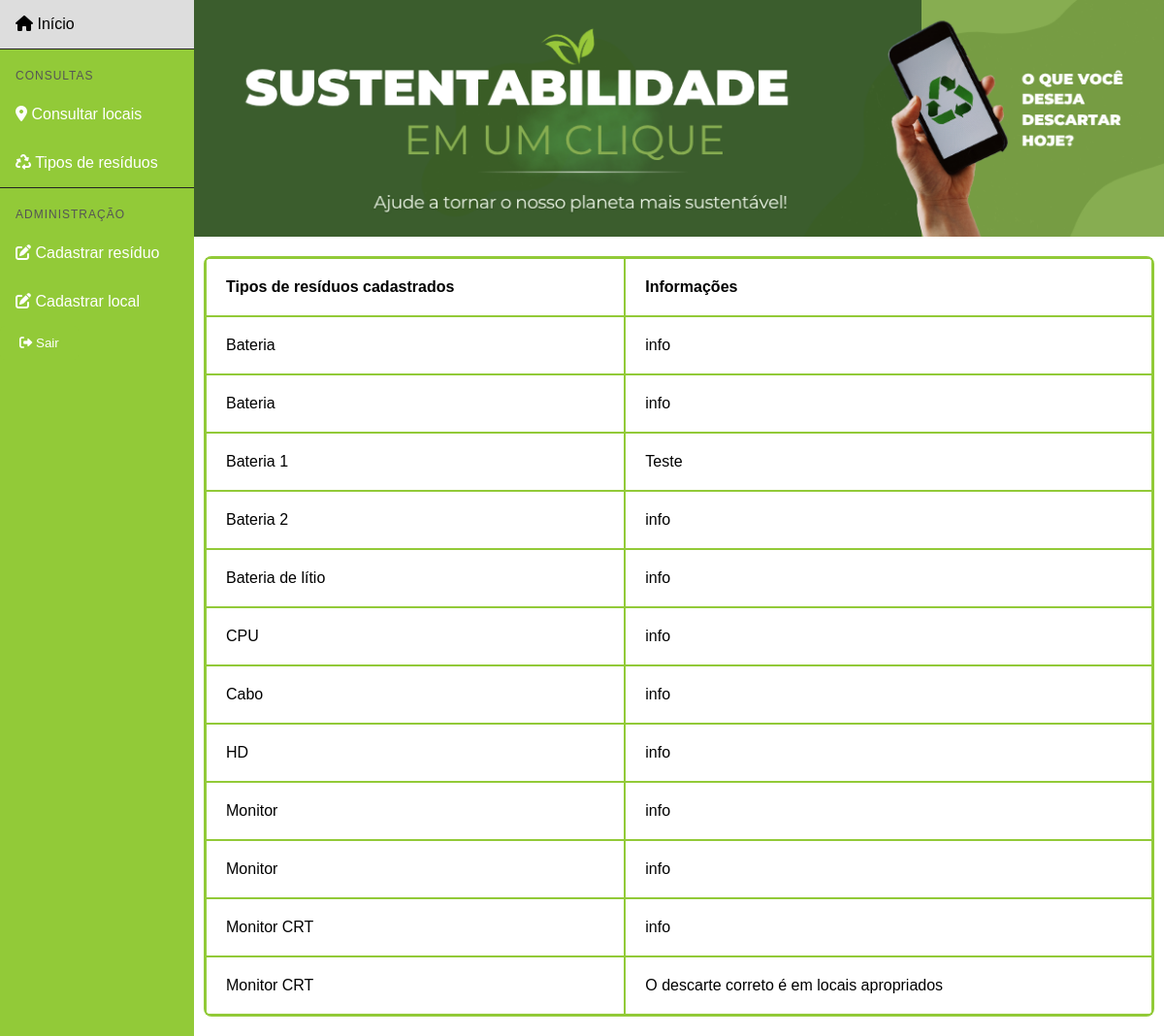
Screenshot of /residuos/consultar/ (signed in) with the database file from the repository.
### residuos/models.py (models this page shows, shortened)
class Residuo(models.Model):
    id_residuo = models.AutoField(primary_key=True)
    nome = models.TextField()
    info = models.TextField()

### residuos/views.py (the view)
# urls.py: path('residuos/consultar/', views.consultar_residuo, name='consultar_residuo'),
def consultar_residuo(request):
    residuos = Residuo.objects.all().order_by('nome')
    return render(request, 'consultar_residuo.html', {'residuos': residuos})

### residuos/templates/consultar_residuo.html (shortened to what this page needs)
{% load static %}
<!DOCTYPE html>
<html lang="pt-br">
<head>
    <link rel="stylesheet" href="{% static 'css/estilo.css' %}">
     <link rel="stylesheet" href="https://cdnjs.cloudflare.com/ajax/libs/font-awesome/6.0.0/css/all.min.css">
  </head>
<body>
<div class="sidenav">
    <a href="/"><i class="fa-solid fa-house"></i> Início</a>
<div class="sidenav-section-title">Consultas</div>
    <a href="{% url 'consultar_locais' %}"><i class="fa-solid fa-location-dot"></i> Consultar locais</a>
    <a href="{% url 'consultar_residuo' %}"><i class="fa-solid fa-recycle"></i> Tipos de resíduos</a>
    <div class="sidenav-section-title">Administração</div>
    <a href="{% url 'cadastrar_residuo' %}"><i class="fa-solid fa-pen-to-square"></i> Cadastrar resíduo</a>
    <a href="{% url 'cadastrar_local' %}"><i class="fa-solid fa-pen-to-square"></i> Cadastrar local</a>
    {% if user.is_authenticated %}
    <form action="{% url 'logout' %}" method="post" style="display: inline;">
        <button type="submit" class="btn-reset">
            <i class="fa-solid fa-right-from-bracket"></i> Sair
        </button>
    </form>
    {% endif %}
</div>
<div class="content">
      <header>
        <img src="{% static 'img/logotipo.png' %}" class="logo">
    </header>
<div class="content-tabela">
  <table class="tabela-consulta">
  <tr>
    <th>Tipos de resíduos cadastrados</th>
    <th>Informações</th>
  </tr>
    {% for residuo in residuos %}
      <tr>
        <td>
          {{ residuo.nome }}
        </td>
        <td>
          {{ residuo.info }}
        </td>
      </tr>
   {% endfor %}
    </table>
</div>
</div>
</body>
</html>

### static/css/estilo.css (style rules this page uses)
* { box-sizing: border-box; }
body { margin: 0; font-family: Arial, Helvetica, sans-serif; }
.sidenav { height: 100%; width: 200px; position: fixed; z-index: 1; top: 0; left: 0; background-color: #92CA38; overflow-x: hidden; }
.sidenav a { color: white; padding: 16px; text-decoration: none; display: block; }
.content { margin-left: 200px; width: fit-content; display: inline-block; text-align: left; }
.content-tabela { display: flex; width: 100%; justify-content: center; padding-left: 10px; padding-right: 10px; }
img.logo { max-width: 100%; height: auto; display: block; }
.sidenav-section-title { color: #555; font-size: 0.75rem; text-transform: uppercase; letter-spacing: 1px; padding: 20px 16px 8px 16px; border-top: 1px solid #222; }
button, .btn-reset { background-color: #92ca38; color: white; padding: 10px 20px; border: none; border-radius: 5px; cursor: pointer; text-decoration: none; display: inline-block; transition: background-color 0.3s; }
table { width: 100%; margin: 20px 0; border-collapse: collapse; margin-left: auto; margin-right: auto; }
form { width: 100%; }
table.tabela-consulta { border: 2px solid #92ca38; margin: 20px 0; width: 100%; border-collapse: separate; border-spacing: 0; border-radius: 8px; }
table.tabela-consulta th, .tabela-consulta td { border: 1px solid #92ca38; padding: 20px; text-align: left; }

### rows the page displays
Residuo: nome "Bateria", info "info"
Residuo: nome "Bateria", info "info"
Residuo: nome "Bateria 1", info "Teste"
Residuo: nome "Bateria 2", info "info"
Residuo: nome "Bateria de lítio", info "info"
Residuo: nome "CPU", info "info"
Residuo: nome "Cabo", info "info"
Residuo: nome "HD", info "info"
Residuo: nome "Monitor", info "info"
Residuo: nome "Monitor", info "info"
Residuo: nome "Monitor CRT", info "info"
Residuo: nome "Monitor CRT", info "O descarte correto é em locais apropriados"
